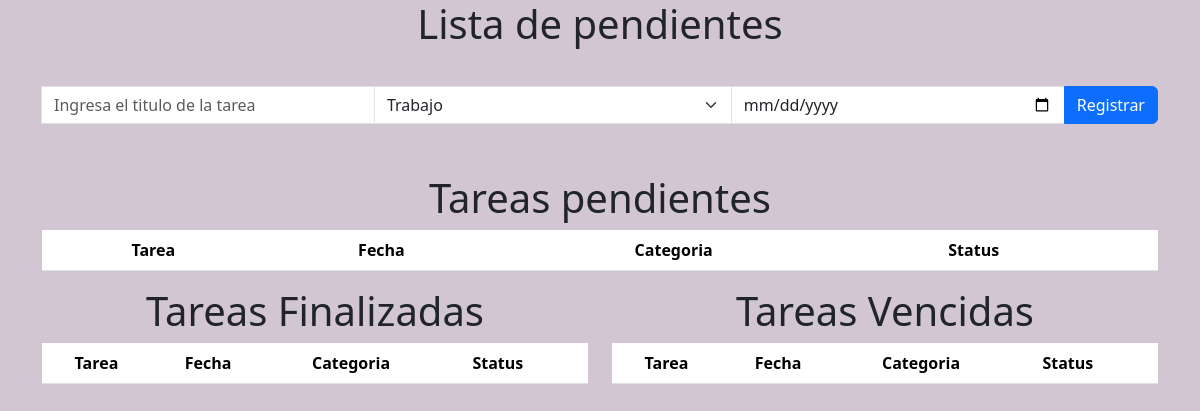
/, run on an earlier commit of the app's database.
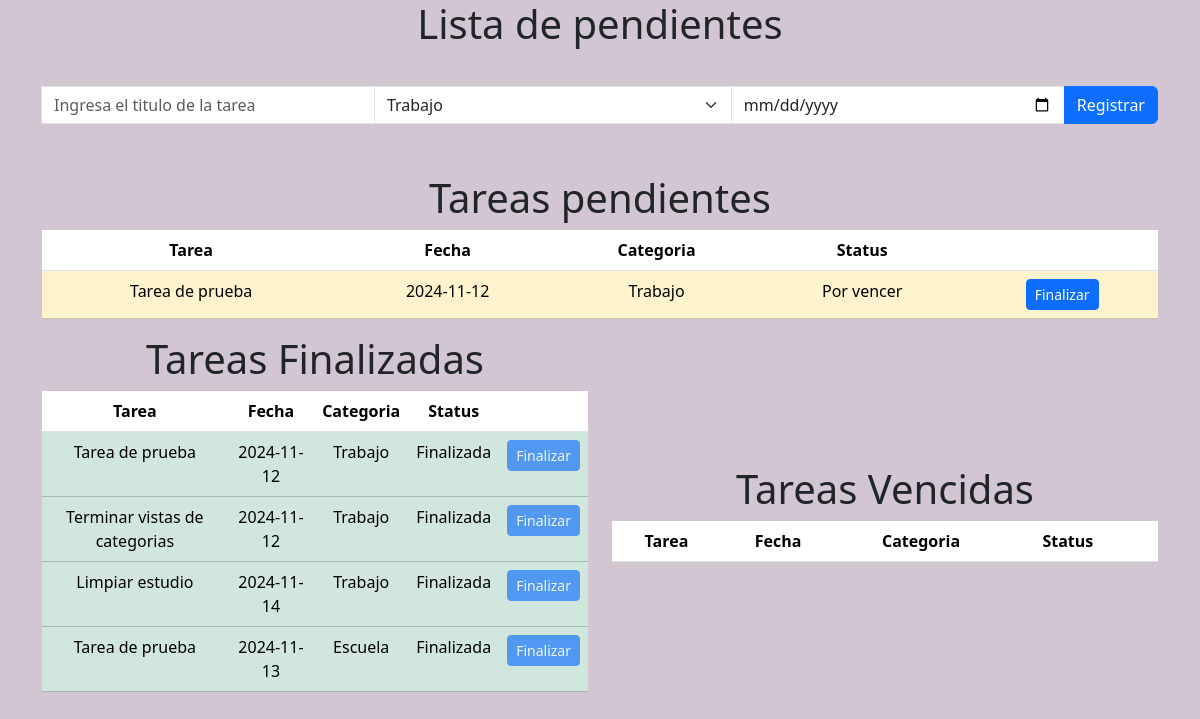
And on a later commit of the database.
### modelos/models.py (models this page shows, shortened)
class Tarea(db.Model):
    __tablename__='Tareas'
    id = db.Column(db.Integer,primary_key=True)
    titulo = db.Column(db.Text)
    fecha = db.Column(db.Date)
    idcategoria = db.Column(db.Integer,db.ForeignKey('Cat_categorias.id_categorias'),name='fk_categorias_tarea')
    idestado = db.Column(db.Integer,db.ForeignKey('Cat_estado.id_estado'),name='fk_estado_tarea')

class Categorias(db.Model):
    __tablename__='Cat_categorias'
    id_categorias = db.Column(db.Integer,primary_key=True)
    nombre = db.Column(db.Text)
    tarea = db.relationship('Tarea',backref='categoria',lazy='dynamic')

class Estado(db.Model):
    __tablename__='Cat_estado'
    id_estado = db.Column(db.Integer,primary_key=True)
    estado = db.Column(db.Text)
    tarea = db.relationship('Tarea',backref='estado',lazy='dynamic')

### app.py (the view)
@app.route('/',methods=['GET','POST'])
def index():
    tarea = formularioTareas()
    tarea.categoria.choices = [(c.id_categorias,c.nombre) for c in Categorias.query.all()]
    if tarea.validate_on_submit():
        task = Tarea(titulo=tarea.titulo.data,fecha=tarea.fecha.data,idcategoria=tarea.categoria.data,idestado=2)
        db.session.add(task)
        db.session.commit()
        return redirect(url_for('index'))
    tareas_pendientes = Tarea.query.filter(or_(Tarea.idestado == 2 ,Tarea.idestado == 3))
    tareas_finalizadas = Tarea.query.filter(Tarea.idestado == 1)
    tareas_vencida = Tarea.query.filter(Tarea.idestado == 4)
    return render_template('index.html',formularioTarea=tarea,
                           pendientes=tareas_pendientes,terminadas=tareas_finalizadas,vencidas=tareas_vencida)

### formularios/formTask.py
class formularioTareas(FlaskForm):
    titulo = StringField('Titulo',validators=[DataRequired()],
                         render_kw={"class":"form-control","placeholder":"Ingresa el titulo de la tarea"})
    fecha = DateField('Fecha',format='%Y-%m-%d',validators=[DataRequired()],
                      render_kw={"class":"form-control"})
    categoria = SelectField('Categoría', choices=[], coerce=str,validators=[DataRequired()], render_kw={"class":"form-select"})
    boton = SubmitField('Registrar',render_kw={"class":"btn btn-primary"})

### app.py (called while the page is built)
@app.before_request
def tarea_vencer():
    tareas_porvencer = Tarea.query.filter(Tarea.fecha == hoy, Tarea.idestado == 2).all()
    for tarea in tareas_porvencer:
        tarea.idestado = 3
        db.session.add(tarea)
    db.session.commit()

@app.before_request
def tarea_vencidas():
    tareas_vendecias = Tarea.query.filter(Tarea.fecha < hoy, Tarea.idestado == 2).all()
    for tarea in tareas_vendecias:
        tarea.idestado = 4
        db.session.add(tarea)
    db.session.commit()

### templates/index.html (shortened to what this page needs)
<!doctype html>
<html lang="en">
<head>
    <link href="https://cdn.jsdelivr.net/npm/bootstrap@5.3.3/dist/css/bootstrap.min.css" rel="stylesheet"
>
</head>
<body style="background-color: #7575;">
    <div class="container">
        <div class="row " style="margin-bottom: 30px;">
            <div class="col">
                <h1 class="text-center">Lista de pendientes</h1>
            </div>
        </div>
    </div>
    <div class="container">
        <div class="row " style="margin-bottom: 50px;">
            <div class="col align-self-center">
                <form method="post">
                    <div class="input-group">
                        {{ formularioTarea.titulo }}
                        {{ formularioTarea.categoria }}
                        {{ formularioTarea.fecha }}
                        {{ formularioTarea.boton }}
                    </div>
                </form>
            </div>
        </div>
        <div class="row">
            <div class="col align-self-center">
                <h1 class="text-center">Tareas pendientes</h1>
                <div class="table-responsive">
                    <table class="table table-hover text-center">
                        <thead>
                            <tr>
                                <th scope="col">Tarea</th>
                                <th scope="col">Fecha</th>
                                <th scope="col">Categoria</th>
                                <th scope="col">Status</th>
                                <th scope="col"></th>
                            </tr>
                        </thead>
                        <tbody>
                            {% for pendiente in pendientes %}
                                {% if pendiente.idestado == 2 %}
                                    <tr class="table-secondary">
                                {% elif pendiente.idestado == 3  %}
                                    <tr class="table-warning">
                                {% endif %}
                                        <td>{{ pendiente.titulo }}</td>
                                        <td>{{ pendiente.fecha }}</td>
                                        <td>{{ pendiente.categoria.nombre }}</td>
                                        <td>{{ pendiente.estado.estado }}</td>
                                        <td>
                                            <form method="post" action="/terminado">
                                                <button class="btn btn-primary btn-sm" type="submit" value="{{ pendiente.id }}"
                                                name="id">Finalizar</button>
                                            </form>
                                        </td>
                                    </tr>
                            {% endfor %}
                        </tbody>
                    </table>
                </div>
            </div>
        </div>
        <div class="row">
            <div class="col align-self-center">
                <h1 class="text-center">Tareas Finalizadas</h1>
                <div class="table-responsive">
                    <table class="table table-hover text-center">
                        <thead>
                            <tr>
                                <th scope="col">Tarea</th>
                                <th scope="col">Fecha</th>
                                <th scope="col">Categoria</th>
                                <th scope="col">Status</th>
                                <th scope="col"></th>
                            </tr>
                        </thead>
                        <tbody>
                            {% for terminada in terminadas %}
                                    <tr class="table-success">
                                        <td>{{ terminada.titulo }}</td>
                                        <td>{{ terminada.fecha }}</td>
                                        <td>{{ terminada.categoria.nombre }}</td>
                                        <td>{{ terminada.estado.estado }}</td>
                                        <td>
                                            <button class="btn btn-primary btn-sm" disabled>Finalizar</button>
                                        </td>
                                    </tr>
                            {% endfor %}
                        </tbody>
                    </table>
                </div>
            </div>
            <div class="col align-self-center">
                <h1 class="text-center">Tareas Vencidas</h1>
                <div class="table-responsive">
                    <table class="table table-hover text-center">
                        <thead>
                            <tr>
                                <th scope="col">Tarea</th>
                                <th scope="col">Fecha</th>
                                <th scope="col">Categoria</th>
                                <th scope="col">Status</th>
                                <th scope="col"></th>
                            </tr>
                        </thead>
                    </table>
                </div>
            </div>
        </div>
    </div>
</body>
</html>

What changed in the data, as far as the page shows it:
added Tarea: titulo "Tarea de prueba", fecha "2024-11-12", categoria.nombre "Trabajo", estado.estado "Por vencer", {{ pendiente.id }} 4 (drawn), shown under "Tareas pendientes"
added Tarea: titulo "Tarea de prueba", fecha "2024-11-12", categoria.nombre "Trabajo", estado.estado "Finalizada", shown under "Tareas Finalizadas"
added Tarea: titulo "Terminar vistas de categorias", fecha "2024-11-12", categoria.nombre "Trabajo", estado.estado "Finalizada", shown under "Tareas Finalizadas"
added Tarea: titulo "Limpiar estudio", fecha "2024-11-14", categoria.nombre "Trabajo", estado.estado "Finalizada", shown under "Tareas Finalizadas"
added Tarea: titulo "Tarea de prueba", fecha "2024-11-13", categoria.nombre "Escuela", estado.estado "Finalizada", shown under "Tareas Finalizadas"
